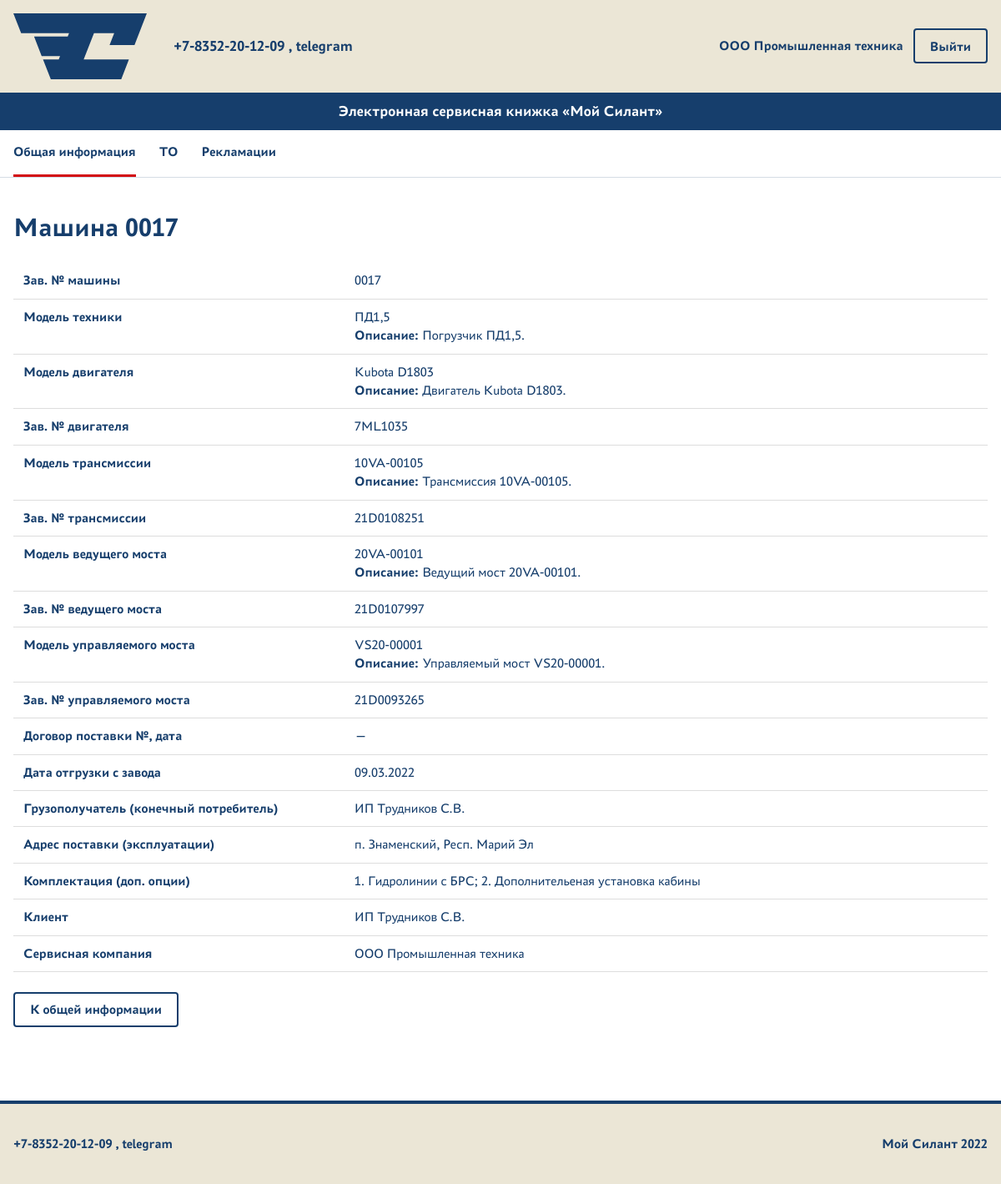
Screenshot of /machines/11/ (signed in) with the database file from the repository.
### machines/models.py (models this page shows, shortened)
class Machine(models.Model):
    factory_number = models.CharField(
        max_length=255,
        unique=True,
        verbose_name='Зав. № машины',
    )
    technique_model = models.ForeignKey(
        TechniqueModel,
        on_delete=models.CASCADE,
        verbose_name='Модель техники',
    )
    engine_model = models.ForeignKey(
        EngineModel,
        on_delete=models.CASCADE,
        verbose_name='Модель двигателя',
    )
    engine_factory_number = models.CharField(
        max_length=255,
        verbose_name='Зав. № двигателя',
    )
    transmission_model = models.ForeignKey(
        TransmissionModel,
        on_delete=models.CASCADE,
        verbose_name='Модель трансмиссии',
    )
    transmission_factory_number = models.CharField(
        max_length=255,
        verbose_name='Зав. № трансмиссии',
    )
    drive_axle_model = models.ForeignKey(
        DriveAxleModel,
        on_delete=models.CASCADE,
        verbose_name='Модель ведущего моста',
    )
    drive_axle_factory_number = models.CharField(
        max_length=255,
        verbose_name='Зав. № ведущего моста',
    )
    steering_axle_model = models.ForeignKey(
        SteeringAxleModel,
        on_delete=models.CASCADE,
        verbose_name='Модель управляемого моста',
    )
    steering_axle_factory_number = models.CharField(
        max_length=255,
        verbose_name='Зав. № управляемого моста',
    )
    supply_contract = models.CharField(
        max_length=255,
        blank=True,
        null=True,
        verbose_name='Договор поставки №, дата',
    )
    shipment_date = models.DateField(verbose_name='Дата отгрузки с завода')
    consignee = models.CharField(
        max_length=255,
        verbose_name='Грузополучатель (конечный потребитель)',
    )
    delivery_address = models.CharField(
        max_length=255,
        verbose_name='Адрес поставки (эксплуатации)',
    )
    equipment = models.TextField(
        blank=True,
        verbose_name='Комплектация (доп. опции)',
    )
    client = models.ForeignKey(
        User,
        on_delete=models.CASCADE,
        related_name='client_machines',
        verbose_name='Клиент',
    )
    service_company = models.ForeignKey(
        User,
        on_delete=models.CASCADE,
        related_name='service_company_machines',
        verbose_name='Сервисная компания',
    )
    class Meta:
        verbose_name = 'Машина'
        verbose_name_plural = 'Машины'

class TechniqueModel(models.Model):
    name = models.CharField(max_length=255, verbose_name='Название')
    description = models.TextField(blank=True, verbose_name='Описание')
    class Meta:
        verbose_name = 'Модель техники'
        verbose_name_plural = 'Модели техники'
    def __str__(self):
        return self.name

class EngineModel(models.Model):
    name = models.CharField(max_length=255, verbose_name='Название')
    description = models.TextField(blank=True, verbose_name='Описание')
    class Meta:
        verbose_name = 'Модель двигателя'
        verbose_name_plural = 'Модели двигателя'
    def __str__(self):
        return self.name

class TransmissionModel(models.Model):
    name = models.CharField(max_length=255, verbose_name='Название')
    description = models.TextField(blank=True, verbose_name='Описание')
    class Meta:
        verbose_name = 'Модель трансмиссии'
        verbose_name_plural = 'Модели трансмиссии'
    def __str__(self):
        return self.name

class DriveAxleModel(models.Model):
    name = models.CharField(max_length=255, verbose_name='Название')
    description = models.TextField(blank=True, verbose_name='Описание')
    class Meta:
        verbose_name = 'Модель ведущего моста'
        verbose_name_plural = 'Модели ведущего моста'
    def __str__(self):
        return self.name

class SteeringAxleModel(models.Model):
    name = models.CharField(max_length=255, verbose_name='Название')
    description = models.TextField(blank=True, verbose_name='Описание')
    class Meta:
        verbose_name = 'Модель управляемого моста'
        verbose_name_plural = 'Модели управляемого моста'
    def __str__(self):
        return self.name

### machines/views.py (the view)
# urls.py: path('<int:pk>/', MachineDetail.as_view(), name='detail'),
class MachineDetail(
    LoginRequiredMixin,
    PermissionRequiredMixin,
    DetailView,
):
    model = Machine
    template_name = 'machines/machine_detail.html'
    context_object_name = 'machine'
    permission_required = 'machines.view_machine'
    def get_queryset(self):
        return (
            get_accessible_machines(self.request.user)
            .select_related(
                'technique_model',
                'engine_model',
                'transmission_model',
                'drive_axle_model',
                'steering_axle_model',
                'client',
                'service_company',
            )
        )

### core/access.py (called while the page is built)
def get_accessible_machines(user):
    if not user.is_authenticated:
        return Machine.objects.none()
    if user.is_superuser:
        return Machine.objects.all()
    groups = set(user.groups.values_list('name', flat=True))
    if 'manager' in groups:
        return Machine.objects.all()
    if 'client' in groups and 'service' in groups:
        return Machine.objects.filter(
            Q(client=user) | Q(service_company=user)
        ).distinct()
    if 'client' in groups:
        return Machine.objects.filter(client=user)
    if 'service' in groups:
        return Machine.objects.filter(service_company=user)
    return Machine.objects.none()

### machines/templates/machines/machine_detail.html (shortened to what this page needs)
{% extends 'base.html' %}
{% block content %}
    <h1>Машина {{ machine.factory_number }}</h1>
    <table class="detail-table">
        <tbody>
            <tr>
                <th>Зав. № машины</th>
                <td>{{ machine.factory_number }}</td>
            </tr>
            <tr>
                <th>Модель техники</th>
                <td>
                    {{ machine.technique_model }}
                    <br>
                    <strong>Описание:</strong>
                    {{ machine.technique_model.description|default:"—" }}
                </td>
            </tr>
            <tr>
                <th>Модель двигателя</th>
                <td>
                    {{ machine.engine_model }}
                    <br>
                    <strong>Описание:</strong>
                    {{ machine.engine_model.description|default:"—" }}
                </td>
            </tr>
            <tr>
                <th>Зав. № двигателя</th>
                <td>{{ machine.engine_factory_number }}</td>
            </tr>
            <tr>
                <th>Модель трансмиссии</th>
                <td>
                    {{ machine.transmission_model }}
                    <br>
                    <strong>Описание:</strong>
                    {{ machine.transmission_model.description|default:"—" }}
                </td>
            </tr>
            <tr>
                <th>Зав. № трансмиссии</th>
                <td>{{ machine.transmission_factory_number }}</td>
            </tr>
            <tr>
                <th>Модель ведущего моста</th>
                <td>
                    {{ machine.drive_axle_model }}
                    <br>
                    <strong>Описание:</strong>
                    {{ machine.drive_axle_model.description|default:"—" }}
                </td>
            </tr>
            <tr>
                <th>Зав. № ведущего моста</th>
                <td>{{ machine.drive_axle_factory_number }}</td>
            </tr>
            <tr>
                <th>Модель управляемого моста</th>
                <td>
                    {{ machine.steering_axle_model }}
                    <br>
                    <strong>Описание:</strong>
                    {{ machine.steering_axle_model.description|default:"—" }}
                </td>
            </tr>
            <tr>
                <th>Зав. № управляемого моста</th>
                <td>{{ machine.steering_axle_factory_number }}</td>
            </tr>
            <tr>
                <th>Договор поставки №, дата</th>
                <td>{{ machine.supply_contract|default:"—" }}</td>
            </tr>
            <tr>
                <th>Дата отгрузки с завода</th>
                <td>{{ machine.shipment_date|date:"d.m.Y" }}</td>
            </tr>
            <tr>
                <th>Грузополучатель (конечный потребитель)</th>
                <td>{{ machine.consignee }}</td>
            </tr>
            <tr>
                <th>Адрес поставки (эксплуатации)</th>
                <td>{{ machine.delivery_address }}</td>
            </tr>
            <tr>
                <th>Комплектация (доп. опции)</th>
                <td>{{ machine.equipment|default:"—" }}</td>
            </tr>
            <tr>
                <th>Клиент</th>
                <td>{{ machine.client.get_full_name|default:machine.client.username }}</td>
            </tr>
            <tr>
                <th>Сервисная компания</th>
                <td>{{ machine.service_company.get_full_name|default:machine.service_company.username }}</td>
            </tr>
        </tbody>
    </table>
    <div class="detail-actions">
        <a
            class="button button--secondary"
            href="{% url 'machines:list' %}"
        >
            К общей информации
        </a>
    </div>
{% endblock %}

### templates/base.html (shortened to what this page needs)
{% load static %}
<!DOCTYPE html>
<html lang="ru">
<head>
    <link
        rel="stylesheet"
        href="{% static 'core/css/styles.css' %}"
    >
</head>
<body>
    <header class="site-header">
        <div class="container site-header__top">
            <a
                class="site-header__logo"
                href="{% url 'core:home' %}"
                aria-label="Мой Силант — главная"
            >
                <img
                    src="{% static 'core/images/silant-logo.svg' %}"
                    alt="Мой Силант"
                >
            </a>
            <div class="site-header__contact">
                +7-8352-20-12-09 , telegram
            </div>
            <div class="account-nav">
                {% if user.is_authenticated %}
                    <span class="account-name">
                        {{ user.get_full_name|default:user.username }}
                    </span>
                    <form
                        method="post"
                        action="{% url 'account_logout' %}"
                    >
                        <button
                            class="button button--secondary"
                            type="submit"
                        >
                            Выйти
                        </button>
                    </form>
                {% endif %}
            </div>
        </div>
        <div class="site-header__title">
            <div class="container">
                Электронная сервисная книжка «Мой Силант»
            </div>
        </div>
        {% if user.is_authenticated %}
            <nav
                class="site-nav"
                aria-label="Основные разделы сервиса"
            >
                <div class="container site-nav__inner">
                    <div class="site-nav__primary">
                        <a
                            class="site-nav__link{% if request.resolver_match.namespace == 'machines' and request.resolver_match.url_name == 'list' or request.resolver_match.namespace == 'machines' and request.resolver_match.url_name == 'detail' or request.resolver_match.namespace == 'machines' and request.resolver_match.url_name == 'create' or request.resolver_match.namespace == 'machines' and request.resolver_match.url_name == 'update' %} site-nav__link--active{% endif %}"
                            href="{% url 'machines:list' %}"
                        >
                            Общая информация
                        </a>
                        <a
                            class="site-nav__link"
                            href="{% url 'service:list' %}"
                        >
                            ТО
                        </a>
                        <a
                            class="site-nav__link"
                            href="{% url 'complaints:list' %}"
                        >
                            Рекламации
                        </a>
                    </div>
                    {% endif %}
                </div>
            </nav>
    </header>
    <main class="site-main">
        <div class="container">
            {% block content %}{% endblock %}
        </div>
    </main>
    <footer class="site-footer">
        <div class="container site-footer__inner">
            <div class="site-footer__contact">
                +7-8352-20-12-09 , telegram
            </div>
            <div class="site-footer__copyright">
                Мой Силант 2022
            </div>
        </div>
    </footer>
</body>
</html>

### core/static/core/css/styles.css (style rules this page uses)
:root { --color-blue: #163E6C; --color-red: #D20A11; --color-beige: #EBE6D6; --color-white: #FFFFFF; }
* { box-sizing: border-box; }
html { font-family: "PT Astra Sans", Arial, sans-serif; }
body { display: flex; min-height: 100vh; flex-direction: column; margin: 0; background: var(--color-white); color: var(--color-blue); line-height: 1.4; }
a { color: inherit; }
button, input, select, textarea { max-width: 100%; font: inherit; }
.container { width: min(100% - 32px, 1440px); margin-inline: auto; }
h1, h2, h3 { margin-top: 0; line-height: 1.2; }
h1 { margin-bottom: 24px; font-size: 32px; }
form { margin-bottom: 24px; }
button { padding: 8px 14px; border: 1px solid #888888; border-radius: 4px; background: #f2f2f2; color: #222222; cursor: pointer; }
.site-header { border-bottom: none; background: var(--color-beige); }
.site-header__top { display: grid; grid-template-columns: auto 1fr auto; align-items: center; gap: 32px; min-height: 96px; padding-block: 16px; }
.site-header__logo { display: block; width: 160px; flex-shrink: 0; }
.site-header__logo img { display: block; width: 100%; height: auto; }
.site-header__contact { justify-self: start; font-size: 18px; font-weight: 700; }
.site-header__title { padding-block: 10px; background: var(--color-blue); color: var(--color-white); font-size: 18px; font-weight: 700; text-align: center; }
.account-nav { display: flex; align-items: center; gap: 12px; margin-left: 0; }
.account-nav form { margin: 0; }
.account-name { font-weight: 700; }
.account-nav button { width: auto; }
.site-main { flex: 1; padding-block: 40px; }
.site-footer { margin-top: 48px; border-top: 4px solid var(--color-blue); background: var(--color-beige); }
.site-footer__inner { display: flex; min-height: 96px; align-items: center; justify-content: space-between; gap: 24px; padding-block: 20px; font-weight: 700; }
.site-footer__copyright { text-align: right; }
.site-nav { border-bottom: 1px solid rgba(22, 62, 108, 0.18); background: var(--color-white); }
.site-nav__inner { display: flex; min-height: 56px; align-items: center; flex-wrap: wrap; gap: 24px; }
.site-nav__primary { display: flex; align-items: center; flex-wrap: wrap; gap: 8px 28px; }
.site-nav__link { display: inline-flex; min-height: 56px; align-items: center; border-bottom: 3px solid transparent; color: var(--color-blue); font-weight: 700; text-decoration: none; }
.site-nav__link--active { border-bottom-color: var(--color-red); }
.button { display: inline-flex; min-height: 42px; align-items: center; justify-content: center; padding: 8px 18px; border: 2px solid transparent; border-radius: 4px; font-weight: 700; line-height: 1.2; text-decoration: none; cursor: pointer; }
.button--secondary { border-color: var(--color-blue); background: transparent; color: var(--color-blue); }
table { width: 100%; margin-top: 16px; margin-bottom: 24px; border-collapse: collapse; }
th, td { padding: 10px 12px; border-bottom: 1px solid #dddddd; text-align: left; vertical-align: top; }
th { font-weight: 700; }
.detail-table { width: 100%; table-layout: fixed; white-space: normal; }
.detail-table th { width: 34%; color: var(--color-blue); }
.detail-table td { overflow-wrap: anywhere; }
.detail-actions, .form-actions, .auth-actions { display: flex; flex-wrap: wrap; gap: 12px; margin-top: 24px; }

### rows the page displays
Machine: factory_number "0017", technique_model "ПД1,5", technique_model.description "Погрузчик ПД1,5.", engine_model "Kubota D1803", engine_model.description "Двигатель Kubota D1803.", engine_factory_number "7ML1035", transmission_model "10VA-00105", transmission_model.description "Трансмиссия 10VA-00105.", transmission_factory_number "21D0108251", drive_axle_model "20VA-00101", drive_axle_model.description "Ведущий мост 20VA-00101.", drive_axle_factory_number "21D0107997", steering_axle_model "VS20-00001", steering_axle_model.description "Управляемый мост VS20-00001.", steering_axle_factory_number "21D0093265", supply_contract "—", shipment_date "09.03.2022", consignee "ИП Трудников С.В.", delivery_address "п. Знаменский, Респ. Марий Эл", equipment "1. Гидролинии с БРС; 2. Дополнительеная установка кабины", client.get_full_name "ИП Трудников С.В.", service_company.get_full_name "ООО Промышленная техника"

### other values shown
{{ user.get_full_name|default:user.username }} "ООО Промышленная техника"
